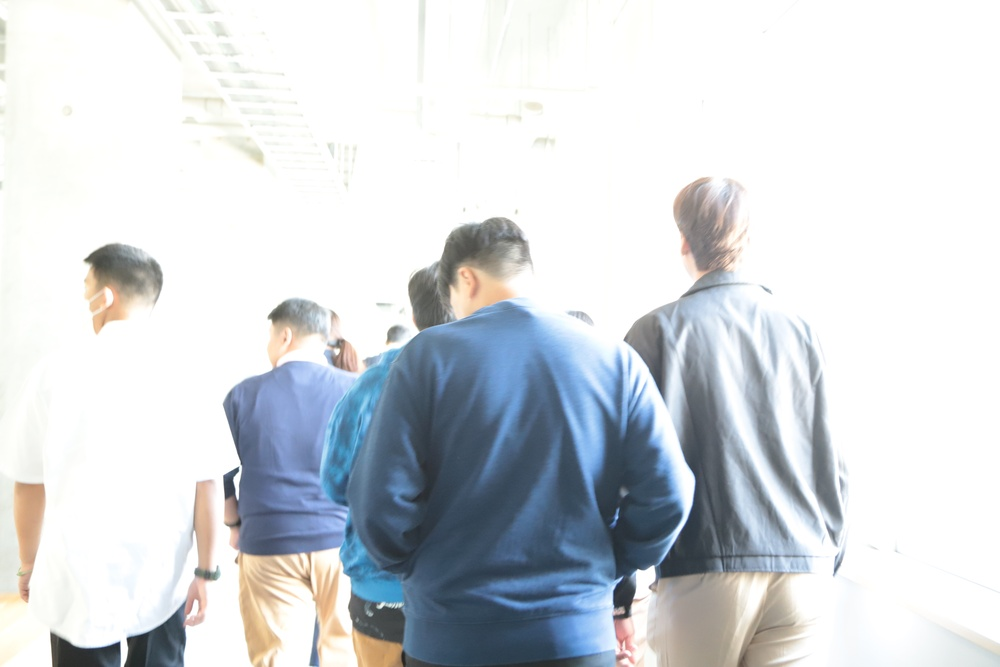
#> input picture Class02/light/light.jpg, 1000 x 667 px, shrunk from 6240 x 4160 before the run, found by its file name
$ python DemoLight.py
#> lines starting #> are read from the running program, lines starting #| are printed output that depends on the picture
import cv2 as cv
import numpy as np

img_in = cv.imread('./Class02/light/light.jpg', cv.IMREAD_GRAYSCALE)
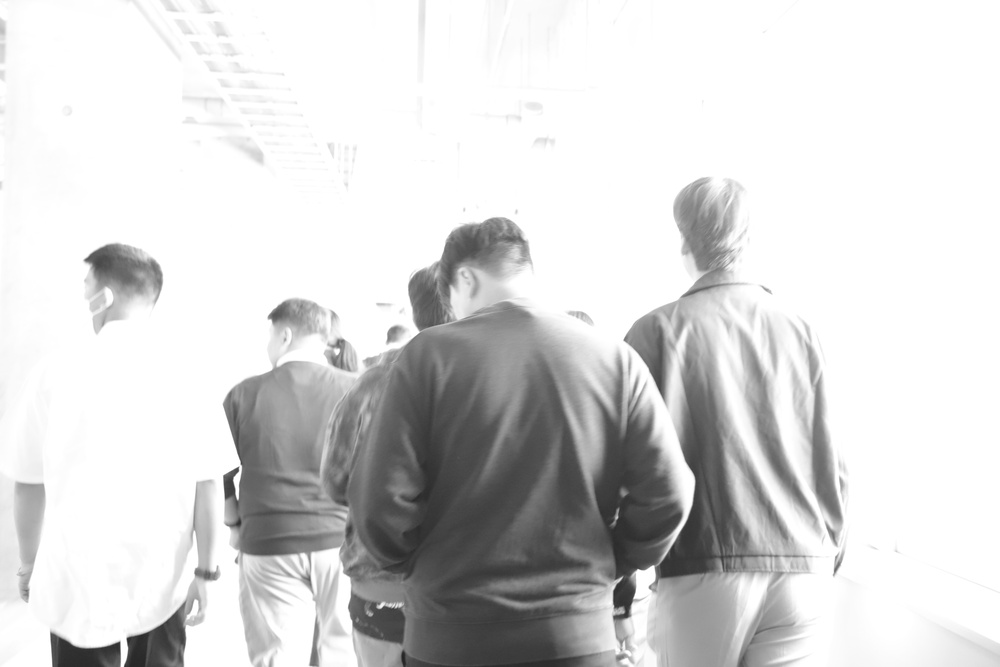
#> img_in: shape (667, 1000); min 36, max 255, mean 215.4


gamma = 10
gamma_corrected = (img_in / 255)**gamma
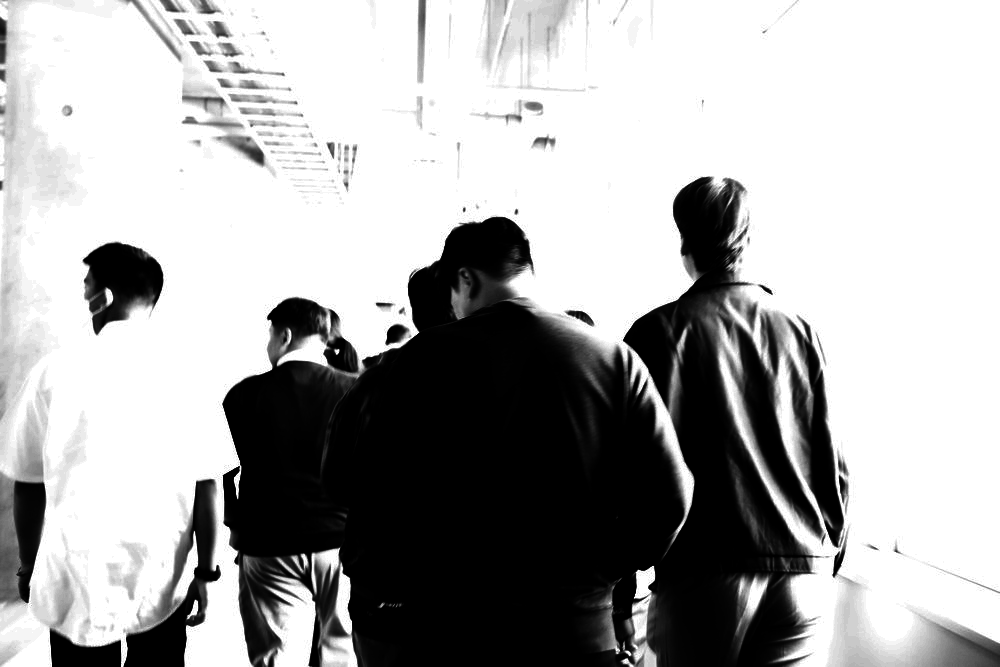
#> gamma_corrected: shape (667, 1000) float64; min 3.15e-09, max 1, mean 0.667
gamma_corrected = gamma_corrected*255

img_out= np.array(gamma_corrected, dtype = "uint8")

cv.imshow('power_law', img_out)

cv.imwrite('./Class02/light/light_in.png', img_in)
cv.imwrite('./Class02/light/light_out.png', img_out)
